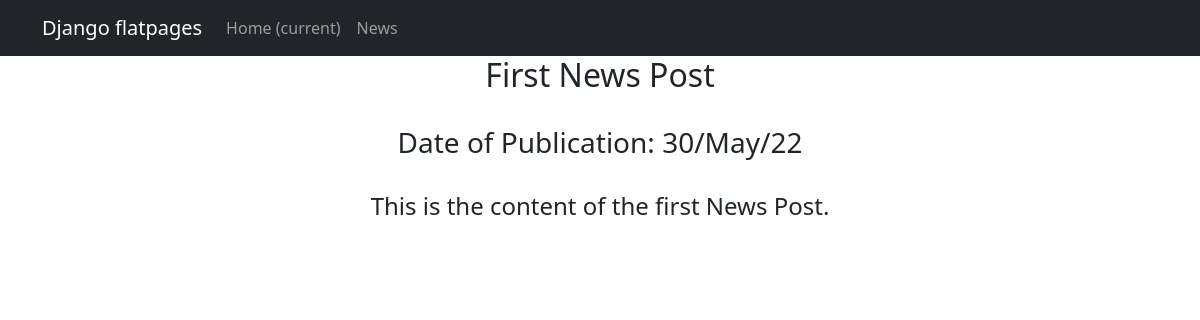
Screenshot of /news/1 with the database file from the repository.
### news/models.py (models this page shows, shortened)
class Post(models.Model):
    author = models.ForeignKey(Author, on_delete=models.CASCADE)
    NEWS = 'NW'
    ARTICLE = 'AR'
    CATEGORY_CHOICES = (
        (NEWS, 'News'),
        (ARTICLE, 'Article')
    )
    categoryType = models.CharField(max_length=2, choices=CATEGORY_CHOICES, default=ARTICLE)
    dateCreation = models.DateTimeField(auto_now_add=True)
    postCategory = models.ManyToManyField(Category, through='PostCategory')
    title = models.CharField(max_length=128)
    text = models.TextField()
    rating = models.SmallIntegerField(default=0)

### news/views.py (the view)
# urls.py: path('<int:pk>', PostDetail.as_view(), name='post_detail'),
class PostDetail(DetailView):
    model = Post
    template_name = 'new.html'
    context_object_name = 'new'

### news/templatetags/custom_filters.py (called while the page is built)
@register.filter()
def censor(text):
    if not isinstance(text, str):
        raise ValueError("Cannot censor this line")
    for word in bad_words:
        text = text.replace(word[1:], '*'*(len(word)-1))
    return text

### templates/new.html (shortened to what this page needs)
{% extends 'flatpages/default.html' %}
{% load static %}
{% load custom_filters %}
{% block content %}
<h2>{{ new.title }}</h2>
<br>
<h3> Date of Publication: {{new.dateCreation|date:'d/M/y'}} </h3>
<br>
<h4>{{ new.text|censor }}</h4>
{% endblock content %}

### rows the page displays
Post: title "First News Post", dateCreation "30/May/22", text|censor "This is the content of the first News Post."
